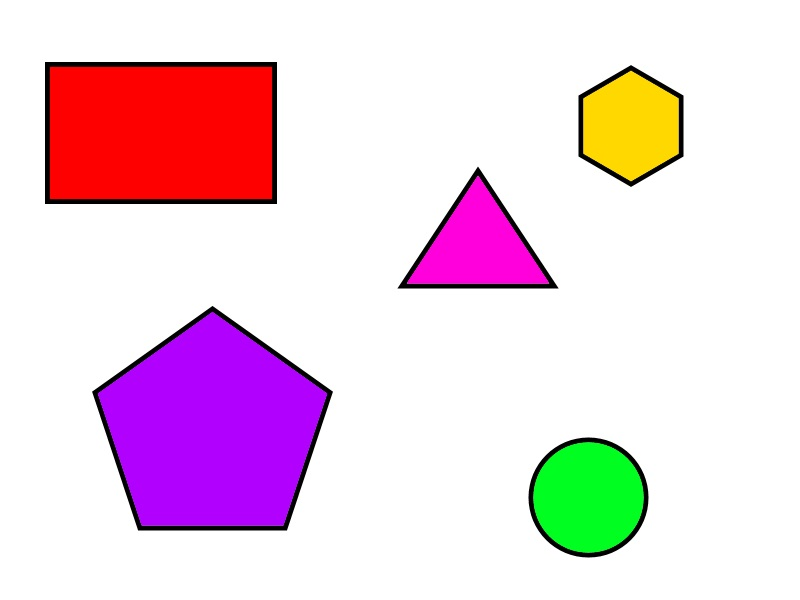
#> input picture Shape detection/shape.jpg, 800 x 600 px, given in place of the camera
$ python ColorBot.py
#> lines starting #> are read from the running program, lines starting #| are printed output that depends on the picture; after the words box and inside, x2 and y2 are one past the last pixel; in counts of white or black regions, pixels touching at a corner belong together
import numpy as np
import RPi.GPIO as GPIO
import cv2
import time

cap = cv2.VideoCapture(0)
cap.set(3, 160)
cap.set(4, 120)
cap.set(cv2.CAP_PROP_FPS, 20)
fps = int(cap.get(5))
print("fps:",fps)

in1 = 17
in2 = 22
in3 = 23
in4 = 24
enA = 12
enB = 13
c=""

GPIO.setmode(GPIO.BCM)
GPIO.setup(enA, GPIO.OUT)
GPIO.setup(enB, GPIO.OUT)
GPIO.setup(in1, GPIO.OUT)
GPIO.setup(in2, GPIO.OUT)
GPIO.setup(in3, GPIO.OUT)
GPIO.setup(in4, GPIO.OUT)

p1 = GPIO.PWM(enA, 30)
p2 = GPIO.PWM(enB, 30)
p1.start(15)
p2.start(15)

def forward():
    GPIO.output(in1, GPIO.HIGH)
    GPIO.output(in2, GPIO.LOW)
    GPIO.output(in3, GPIO.HIGH)
    GPIO.output(in4, GPIO.LOW)
    p1.start(13)
    p2.start(13)


def backward():
    GPIO.output(in1, GPIO.LOW)
    GPIO.output(in2, GPIO.HIGH)
    GPIO.output(in3, GPIO.LOW)
    GPIO.output(in4, GPIO.HIGH)

def left():
    GPIO.output(in1, GPIO.LOW)
    GPIO.output(in2, GPIO.HIGH)
    GPIO.output(in3, GPIO.HIGH)
    GPIO.output(in4, GPIO.LOW)
    p1.start(12)
    p2.start(15)

def right():
    GPIO.output(in1, GPIO.HIGH)
    GPIO.output(in2, GPIO.LOW)
    GPIO.output(in3, GPIO.LOW)
    GPIO.output(in4, GPIO.LOW)
    p1.start(15)
    p2.start(12)

def stop():
    GPIO.output(in1, GPIO.LOW)
    GPIO.output(in2, GPIO.LOW)
    GPIO.output(in3, GPIO.LOW)
    GPIO.output(in4, GPIO.LOW)

stop()

try:
    while True:
        ret, frame = cap.read()
#> frame is the input picture: shape (600, 800, 3); mean B, G, R 223.7, 210.1, 237.8
        hsvFrame = cv2.cvtColor(frame, cv2.COLOR_BGR2HSV)
#> hsvFrame: shape (600, 800, 3); mean H, S, V 17.6, 51.6, 248.3

    # Set range for red color and
    # define mask
        red_lower = np.array([136, 87, 111], np.uint8)
        red_upper = np.array([180, 255, 255], np.uint8)
        red_mask = cv2.inRange(hsvFrame, red_lower, red_upper)
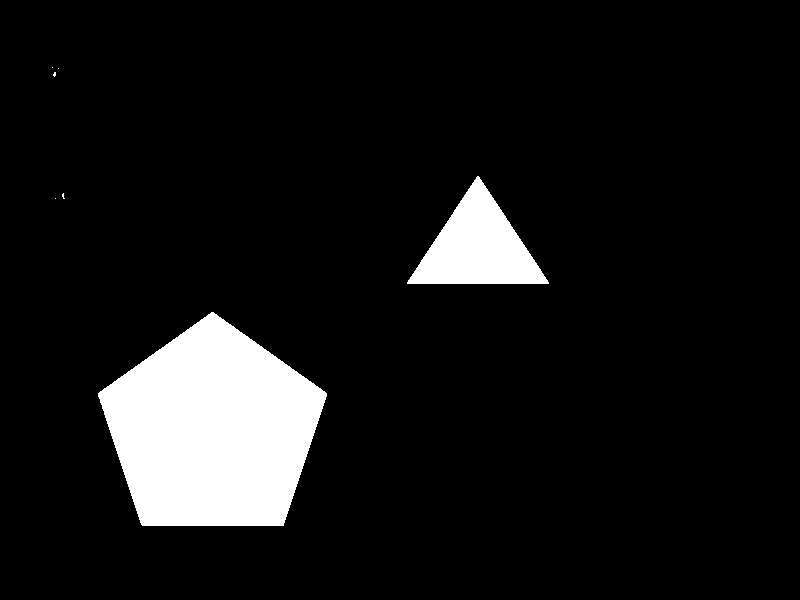
#> red_mask: shape (600, 800); 8.7% white; 7 white regions (5 under 20 px), largest, box (x1, y1, x2, y2) and area: (98, 312, 327, 526) 34087, (407, 176, 549, 284) 7862

    # Set range for green color and
    # define mask
        green_lower = np.array([25, 52, 72], np.uint8)
        green_upper = np.array([102, 255, 255], np.uint8)
        green_mask = cv2.inRange(hsvFrame, green_lower, green_upper)
#> green_mask: shape (600, 800); 3.7% white; 2 white regions, box (x1, y1, x2, y2) and area: (533, 442, 644, 553) 9675, (583, 71, 679, 181) 7963

    # Set range for blue color and
    # define mask
        blue_lower = np.array([94, 80, 2], np.uint8)
        blue_upper = np.array([120, 255, 255], np.uint8)
        blue_mask = cv2.inRange(hsvFrame, blue_lower, blue_upper)
#> blue_mask: shape (600, 800); 0.19% white in thin lines or dots, all inside (x1, y1, x2, y2) = (47, 63, 683, 557)

        kernel = np.ones((5, 5), "uint8")

            # For red color
        red_mask = cv2.dilate(red_mask, kernel)
#> red_mask: shape (600, 800); 9.4% white; 5 white regions, box (x1, y1, x2, y2) and area: (96, 310, 329, 528) 35875, (405, 174, 551, 286) 8878, (50, 65, 61, 79) 107, (60, 191, 67, 201) 62, (53, 196, 58, 201) 25
        res_red = cv2.bitwise_and(frame, frame,
                              mask = red_mask)
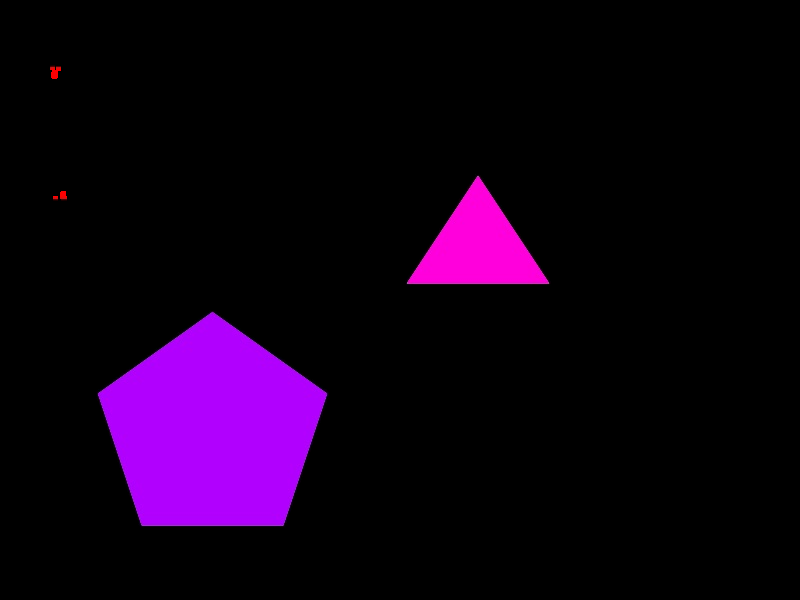
#> res_red: shape (600, 800, 3); mean B, G, R 21.6, 0.1, 16.8

    # For green color
        green_mask = cv2.dilate(green_mask, kernel)
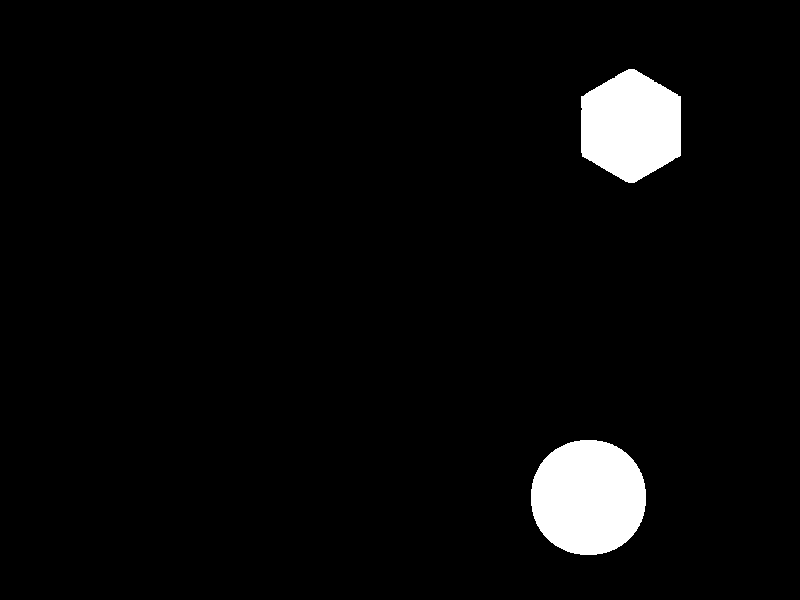
#> green_mask: shape (600, 800); 4% white; 2 white regions, box (x1, y1, x2, y2) and area: (531, 440, 646, 555) 10579, (581, 69, 681, 183) 8812
        res_green = cv2.bitwise_and(frame, frame,
                                mask = green_mask)
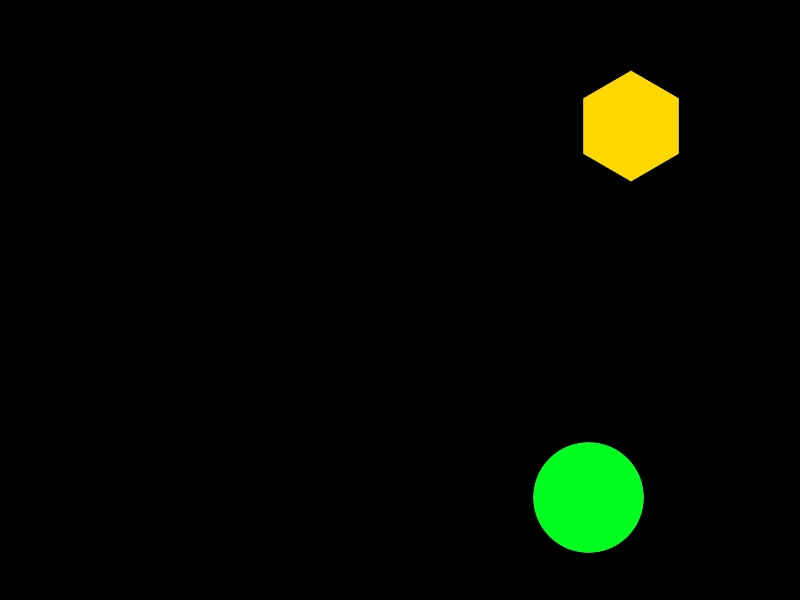
#> res_green: shape (600, 800, 3); mean B, G, R 0.8, 8.7, 4.3

    # For blue color
        blue_mask = cv2.dilate(blue_mask, kernel)
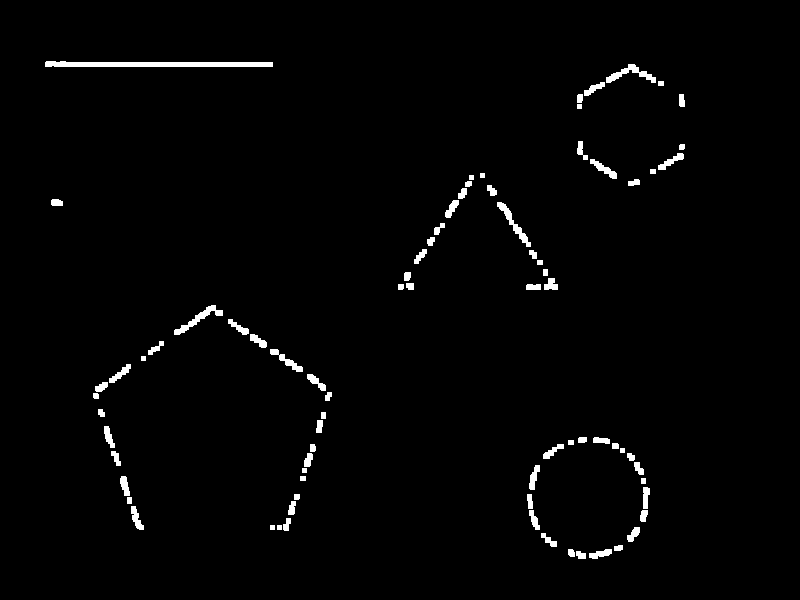
#> blue_mask: shape (600, 800); 1.7% white; 80 white regions, largest, box (x1, y1, x2, y2) and area: (45, 61, 273, 67) 1154, (174, 305, 223, 335) 344, (606, 64, 656, 83) 328
        res_blue = cv2.bitwise_and(frame, frame,
                               mask = blue_mask)

        low_b = np.uint8([80,80,80])
        high_b = np.uint8([0,0,0])
        mask = cv2.inRange(frame, high_b, low_b)
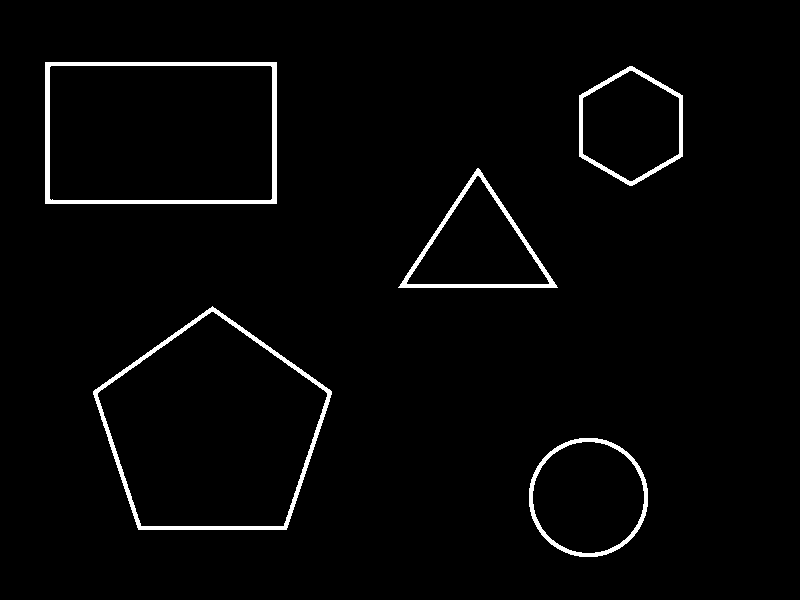
#> mask: shape (600, 800); 2.3% white; 5 white regions
        contours, hierarchy = cv2.findContours(mask, 1, cv2.CHAIN_APPROX_NONE)
#> contours = 10 contours; largest, box (x1, y1, x2, y2) and area: (93, 306, 332, 530) 36872, (97, 311, 328, 527) 34473, (45, 62, 277, 204) 32571, (49, 65, 273, 201) 30096, (529, 438, 648, 557) 11055
        if len(contours) > 0 :
            c = max(contours, key=cv2.contourArea)
#> c = contour of 662 points, box (x1, y1, x2, y2) (93, 306, 332, 530), area 36872
            M = cv2.moments(c)
#> M = moments, m00 36872, centre m10/m00, m01/m00 = (212, 429.4)
            if M["m00"] !=0 :
                cx = int(M['m10']/M['m00'])
#> cx = 212
                cy = int(M['m01']/M['m00'])
#> cy = 429
                print("CX : "+str(cx)+"  CY : "+str(cy))
#| CX : 212  CY : 429
                if cx >= 120 :
                    print("Turn Right")
                    right()

                if cx < 120 and cx > 40 :
                    print("On Track!")
                    forward()
                if cx <=40 :
                    print("Turn Left")
                    left()


                cv2.circle(frame, (cx,cy), 5, (255,255,255), -1)
#> frame: shape (600, 800, 3); 0.02% of pixels changed, all inside (x1, y1, x2, y2) = (207, 424, 218, 435)
        else :
            print("I don't see the line")
            stop()
            time.sleep(1)

            # Creating contour to track green color
            contours, hierarchy = cv2.findContours(green_mask,
                                           cv2.RETR_TREE,
                                           cv2.CHAIN_APPROX_SIMPLE)

            for pic, contour in enumerate(contours):
                area = cv2.contourArea(contour)
                if(area > 300):
                    print("Green Detected")
                    p1.ChangeDutyCycle(10)
                    p2.ChangeDutyCycle(10)
                    left()
                    time.sleep(0.5)

            # Creating contour to track blue color
            contours, hierarchy = cv2.findContours(blue_mask,
                                           cv2.RETR_TREE,
                                           cv2.CHAIN_APPROX_SIMPLE)

            for pic, contour in enumerate(contours):
                area = cv2.contourArea(contour)
                if(area > 300):
                    print("Blue Detected")
                    forward()
                    time.sleep(14)
                    stop()
                    #time.sleep(5)
                    GPIO.cleanup()
                    cap.release()
                    cv2.destroyAllWindows()


             # Creating contour to track red color
            contours, hierarchy = cv2.findContours(red_mask,
                                           cv2.RETR_TREE,
                                           cv2.CHAIN_APPROX_SIMPLE)

            for pic, contour in enumerate(contours):
                area = cv2.contourArea(contour)
                if(area > 300):
                    print("Red Detected")
                    p1.ChangeDutyCycle(10)
                    p2.ChangeDutyCycle(10)
                    right()
                    time.sleep(0.7)


        cv2.drawContours(frame, c, -1, (0,255,0), 1)
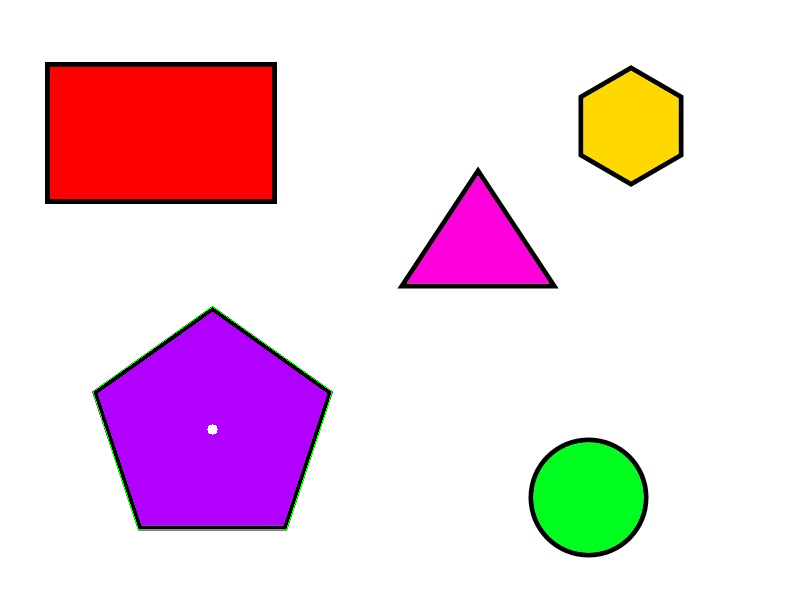
#> frame: shape (600, 800, 3); mean B, G, R 223.6, 210.5, 237.8
        cv2.imshow("Mask",mask)
        cv2.imshow("Frame",frame)
        if cv2.waitKey(1) & 0xff == ord('q'):   # 1 is the time in ms
#> (key q is pressed here)
            stop()
            break
finally:
    GPIO.cleanup()
    cap.release()
    cv2.destroyAllWindows()
